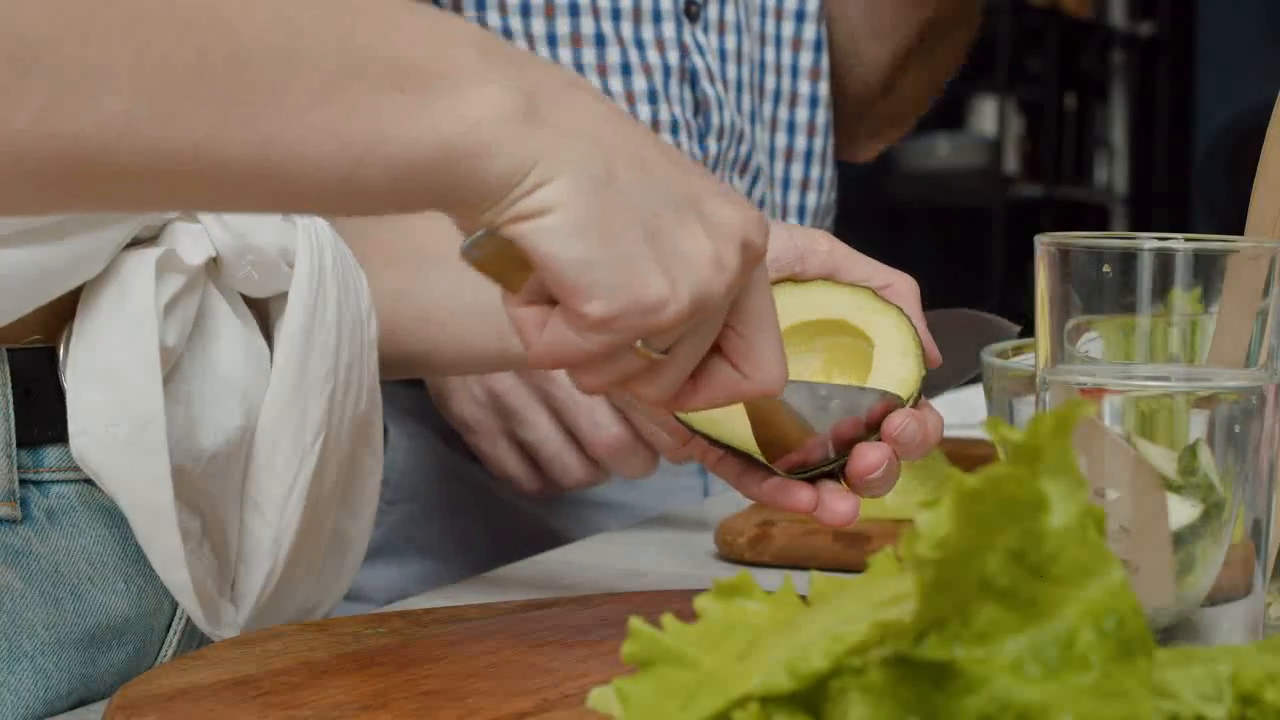
#> input picture frame 39 of videos/_import_6140455b6c6fa0.31477371_preview.mp4, 1280 x 720 px
$ python ref.py
#> lines starting #> are read from the running program, lines starting #| are printed output that depends on the picture
import cv2
import numpy as np
from scipy.signal import convolve2d
from itertools import product
import matplotlib.pyplot as plt
import csv
import time
from sklearn.metrics import mean_squared_error

K = np.ones((5, 5), dtype=np.float32) / 25

# [22 lines left out: functions csv_save, full_search, NNMP, not called in this run]

def calculate_magnitude(mv_NNMP):
    return (mv_NNMP[0] ** 2 + mv_NNMP[1] ** 2) ** 0.5

# [37 lines left out: functions plot_chart, process_frame, calculate_full_search_time, not called in this run]

def process_video(filename):
    cap = cv2.VideoCapture(filename)
    frames = []

    while (cap.isOpened()):
        ret, frame = cap.read()
#> frame is the input picture: shape (720, 1280, 3); mean B, G, R 85.5, 108.4, 120.5
        if ret == False:
            break
        gray = cv2.cvtColor(frame, cv2.COLOR_BGR2GRAY)
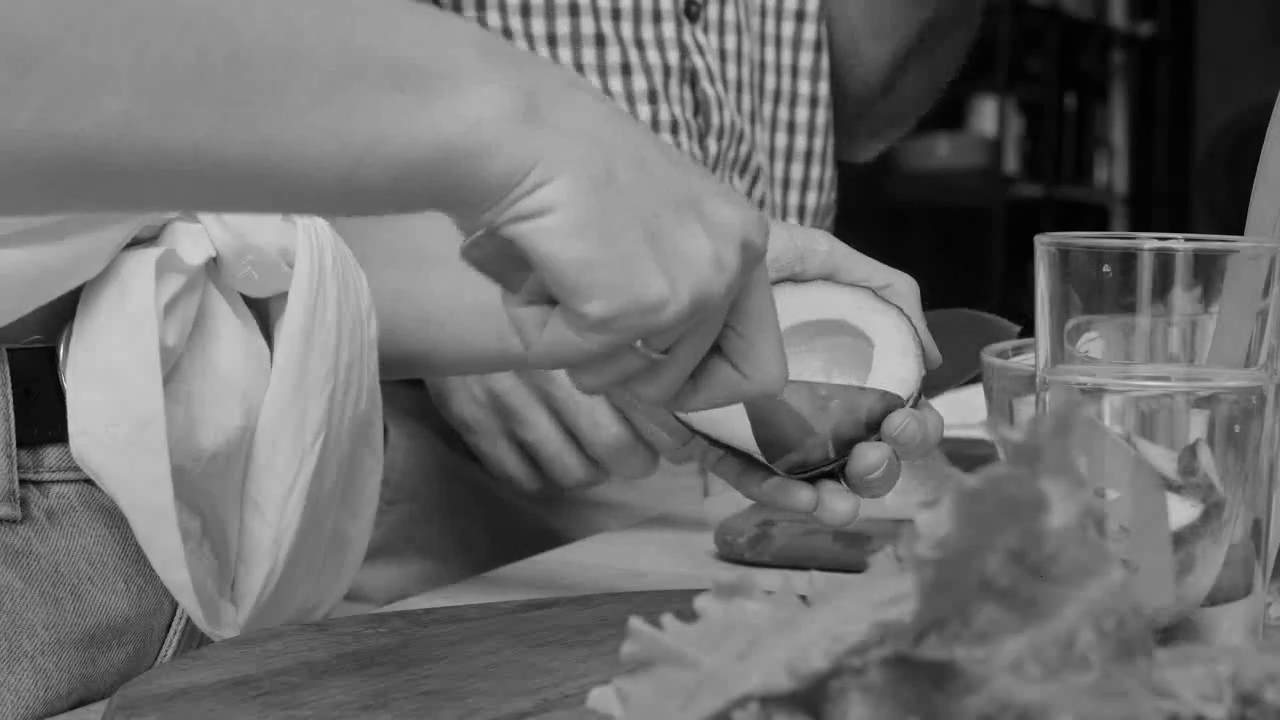
#> gray: shape (720, 1280); min 0, max 254, mean 109.4
        frames.append(gray)

    cap.release()

    magnitudes = []
    NNMP_times = []
    full_search_time = []
    motion_vectors_NNMP = []
    motion_vectors_full_search = []

    for i in range(len(frames)//20 - 1):
        Rf1 = convolve2d(frames[i], K, mode='same')
        Rf2 = convolve2d(frames[i + 1], K, mode='same')
        G1 = np.where(frames[i] >= Rf1, 1, 0)
        G2 = np.where(frames[i + 1] >= Rf2, 1, 0)

        mv_NNMP, NNMP_time, full_search_time_frame, magnitude = process_frame(G1, G2)

        NNMP_times.append(NNMP_time)
        full_search_time.append(full_search_time_frame)
        magnitudes.append(magnitude)
        motion_vectors_NNMP.append(mv_NNMP)

    csv_save('motion_vectors_full_search.csv',motion_vectors_full_search)
    csv_save('full_search_time.csv',full_search_time)
    csv_save('NNMP_times.csv',NNMP_times)

    plot_chart('Magnitude of Motion Over Time', 'Frame Number', 'Magnitude of Motion', magnitudes)

    print(f"Average magnitude of motion: {sum(magnitudes) / len(magnitudes)}")
    print(f"Total magnitude of motion: {sum(magnitudes)}")

    MSE_list = [mean_squared_error(mv_NNMP, mv_full_search) for mv_NNMP, mv_full_search in zip(motion_vectors_NNMP, motion_vectors_full_search)]
    csv_save('MSE_list.csv',MSE_list)

    time_diff = np.array(full_search_time) - np.array(NNMP_times)
    plot_chart('Time Difference Over Frames', 'Frame Number', 'Time Difference (seconds)', time_diff)
    plot_chart('MSE Over Frames', 'Frame Number', 'Mean Squared Error', MSE_list)

    csv_save('magnitudes.csv',magnitudes)

process_video('videos/_import_6140455b6c6fa0.31477371_preview.mp4')

cv2.destroyAllWindows()

$ run again, starting later in the video
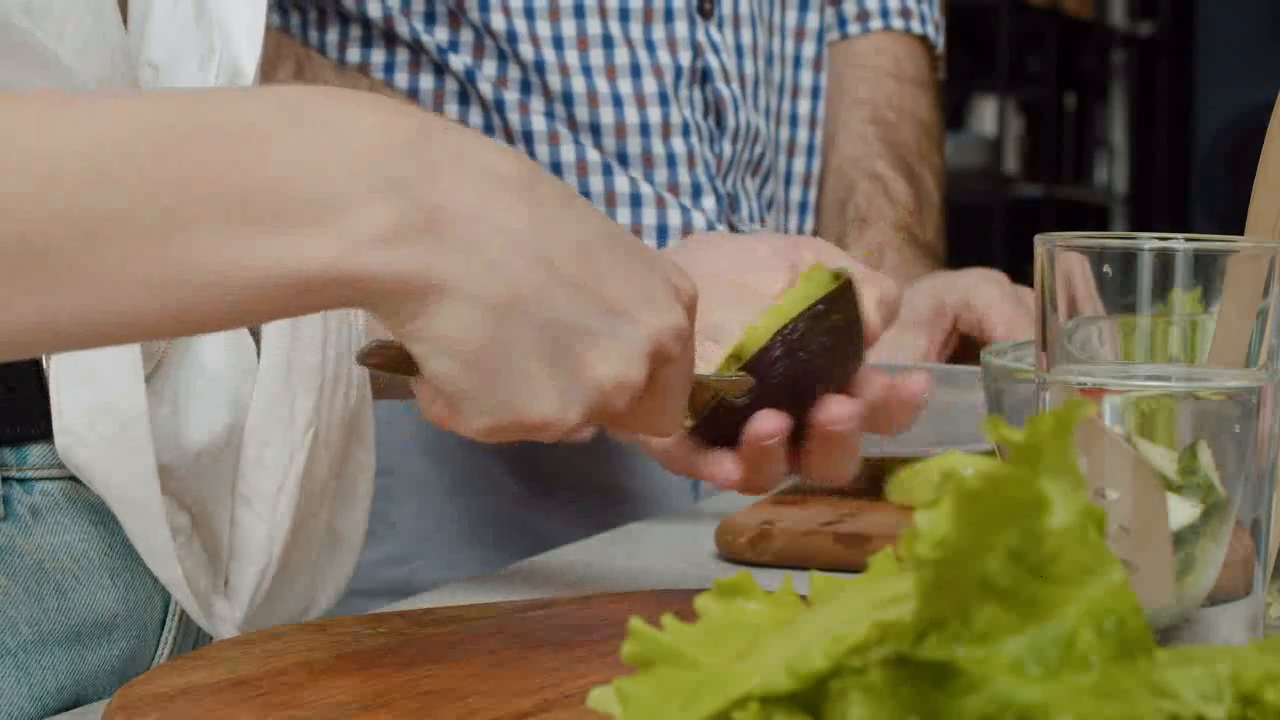
#> input picture frame 175 of videos/_import_6140455b6c6fa0.31477371_preview.mp4, 1280 x 720 px
#> in process_video, frame is the input picture: shape (720, 1280, 3); mean B, G, R 93.1, 114, 125.3
#> in process_video, `gray = cv2.cvtColor(frame, cv2.COLOR_BGR2GRAY)`:
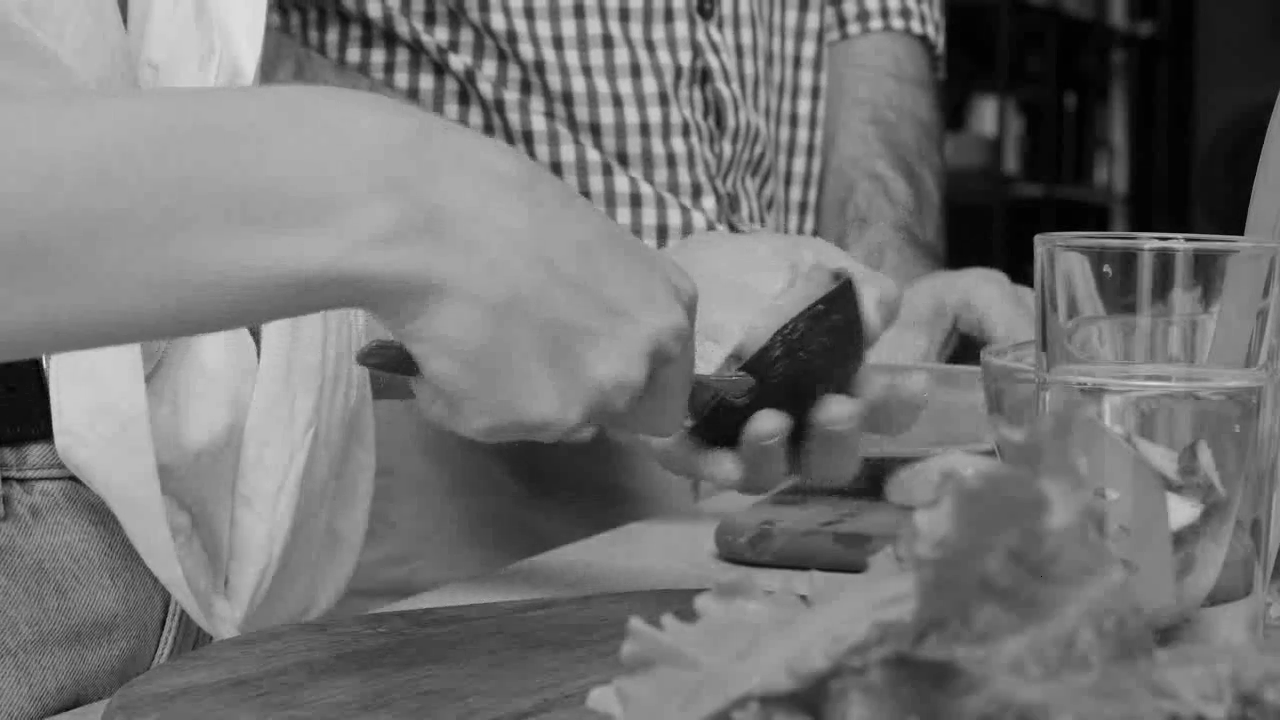
#> gray: shape (720, 1280); min 0, max 244, mean 115

$ run again, starting later in the video
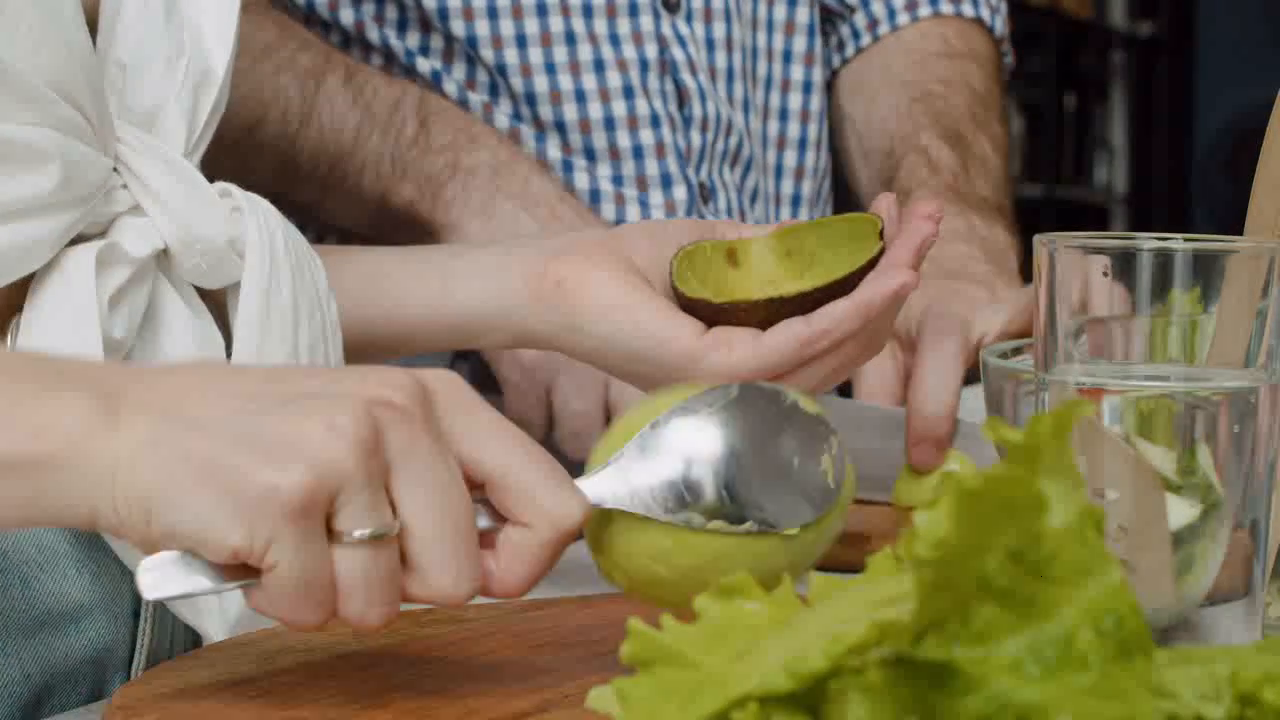
#> input picture frame 312 of videos/_import_6140455b6c6fa0.31477371_preview.mp4, 1280 x 720 px
#> in process_video, frame is the input picture: shape (720, 1280, 3); mean B, G, R 98.9, 121.6, 133.5
#> in process_video, `gray = cv2.cvtColor(frame, cv2.COLOR_BGR2GRAY)`:
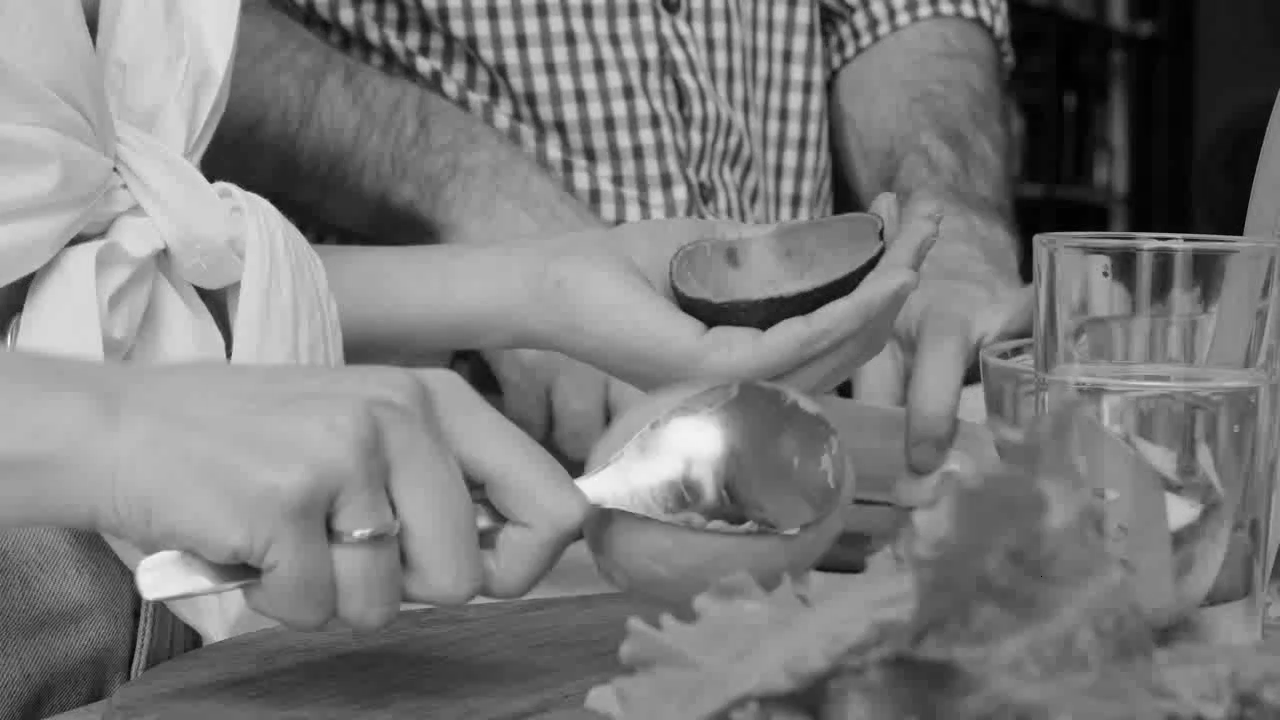
#> gray: shape (720, 1280); min 0, max 251, mean 122.6
